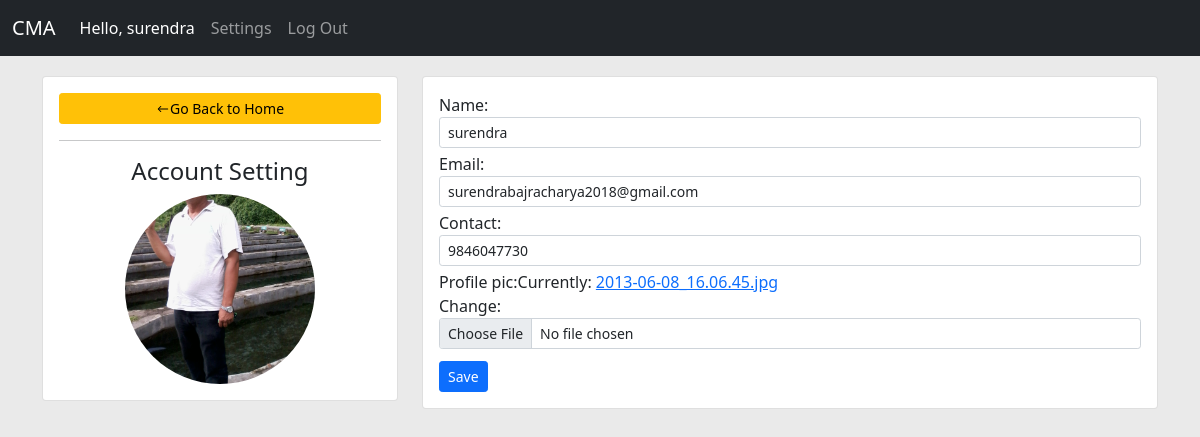
Screenshot of /account/ (signed in) with the database file from the repository.
### accounts/models.py (models this page shows, shortened)
class Customer(models.Model):
    user = models.OneToOneField(User, on_delete=models.CASCADE, null=True)
    name = models.CharField(max_length=200, null=True)
    email = models.EmailField()
    contact = models.CharField(max_length=15)
    profile_pic = models.ImageField(default='profile_default.png', null=True)
    created_date = models.DateTimeField(auto_now_add=True)

### accounts/views.py (the view)
# urls.py: path('account/', v.account_setting, name='account'),
def account_setting(request):
    user = request.user.customer
    form = CustomerForm(instance=user)
    if request.method == 'POST':
        form = CustomerForm(request.POST, request.FILES, instance=user)
        if form.is_valid():
            form.save()
            return redirect('account')
    context = {
        'form': form
    }
    return render(request, 'accounts/account.html', context)

### accounts/forms.py
class CustomerForm(forms.ModelForm):
    class Meta:
        model = Customer
        exclude = ['user']
    def __init__(self, *args, **kwargs):
        super(CustomerForm, self).__init__(*args, **kwargs)
        for fn, f in self.fields.items():
            f.widget.attrs['class'] = 'form-control form-control-sm mb-1'

### accounts/templates/accounts/account.html (shortened to what this page needs)
{% extends 'accounts/base.html' %}
{% block content %}
<div class="row mt-3 gy-1">
    <div class="col-md-4">
        <div class="card card-body">
            <a href="{% url 'home' %}" class="btn btn-warning btn-sm d-flex align-items-center justify-content-center">
                Go Back to Home</a>
            <hr />
            <h4 class="text-center">Account Setting</h4>
            <img src="{{request.user.customer.profile_pic.url}}" alt="profile.pic" class="profile_img" />
        </div>
    </div>
    <div class="col-md-8">
        <div class="card card-body">
            <form class="form" method="post" enctype="multipart/form-data">
                {% csrf_token %} {{form}}
                <input type="submit" value="Save" class="btn btn-primary btn-sm mt-2" />
            </form>
        </div>
    </div>
</div>
{% endblock content %}

### accounts/templates/accounts/nav.html (shortened to what this page needs)
<nav class="navbar navbar-expand-lg navbar-dark bg-dark">
  <div class="container-fluid">
    <a class="navbar-brand ml-5">CMA</a>
    <div class="collapse navbar-collapse" id="navbarText">
      <ul class="navbar-nav ml-auto mb-2 mb-lg-0">
        <li class="nav-item">
          <a class='nav-link text-white'>Hello, {{request.user.username|default:'Guest'}}</a>
        </li>
        {% if not request.user.is_staff %}
          <li class="nav-item">
            <a class='nav-link' href="{% url 'account' %}">Settings</a>
          </li>
        {% endif %}
        <li class="nav-item">
          <a class="nav-link" id='products' href="{% url 'logout' %}">Log Out</a>
        </li>
      </ul>
    </div>
  </div>
</nav>

### static/css/base.css (style rules this page uses)
body { background: rgba(220, 220, 220, 0.6); }

### accounts/templates/accounts/account.html (style rules this page uses)
.profile_img { width: 190px; height:190px; border-radius: 50%; margin: auto; object-fit:cover; }

### rows the page displays
Customer: name "surendra", email "surendrabajracharya2018@gmail.com", contact "9846047730"

### other values shown
{{ request.user.username|default:'Guest' }} "surendra"
